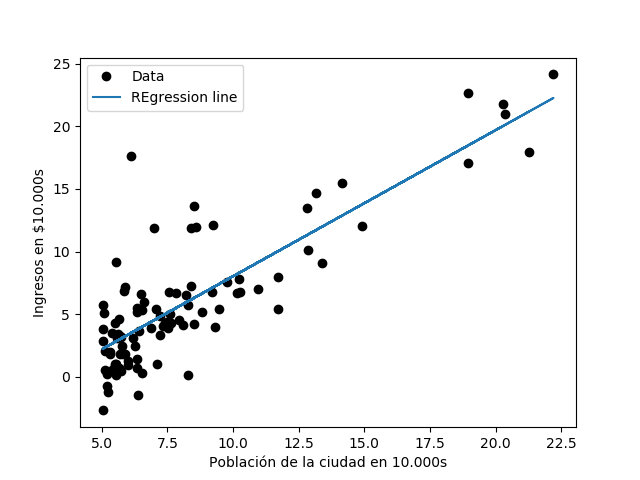

This figure's Python source:
import numpy as np
from pandas.io.parsers import  read_csv

import math
import time
import random

from scipy import integrate
import matplotlib.pyplot as plt

def compute_cost_function(values, theta0, theta1):
    computed_values = theta0 + theta1*values[:, 0]
    expected_values = values[:, 1]

    cost = 1/(2*len(values[:, 0]))*np.sum((computed_values - expected_values)**2)
    return cost

def compute_cost_function_der_0(values, theta0, theta1):
    computed_values = theta0 + theta1*values[:, 0]
    expected_values = values[:, 1]

    cost = 1/(len(values[:, 0]))*np.sum((computed_values - expected_values))
    return cost

def compute_cost_function_der_1(values, theta0, theta1):
    computed_values = theta0 + theta1*values[:, 0]
    expected_values = values[:, 1]

    cost = 1/(len(values[:, 0]))*np.sum((computed_values - expected_values)*values[:, 0])
    return cost

def load_data():
    data = read_csv( "ex1data1.csv", header=None)
    return np.asarray(data)

def show_figure(values, theta0, theta1):
    plt.plot(values[:, 0], values[:, 1], 'o', color='black', label="Data")
    plt.plot(values[:, 0], theta0 + theta1*values[:, 0], label="REgression line")
    plt.xlabel("Población de la ciudad en 10.000s")
    plt.ylabel("Ingresos en $10.000s") 
    plt.legend()
    plt.savefig('p1-regression.png')


def main():
    # Load values
    values = load_data()

    # Init gradient descendant
    loops = 1500
    alpha = 0.01
    theta0 = 0
    theta1 = 0

    cost = compute_cost_function(values, theta0, theta1)
    print("Initial cost:",cost)

    for i in range(loops):
        # Update theta values
        theta0_aux = theta0 - alpha* compute_cost_function_der_0(values, theta0, theta1)
        theta1_aux = theta1 - alpha* compute_cost_function_der_1(values, theta0, theta1)
        theta0 = theta0_aux
        theta1 = theta1_aux

        # Compute cost function
        cost = compute_cost_function(values, theta0, theta1)

    print("The computed line is y = ",theta0,"+ ",theta1,"x")
    print("Final cost:",cost)
    # Mostrar gráfico
    show_figure(values, theta0, theta1)

if __name__ == "__main__":
    main()
    